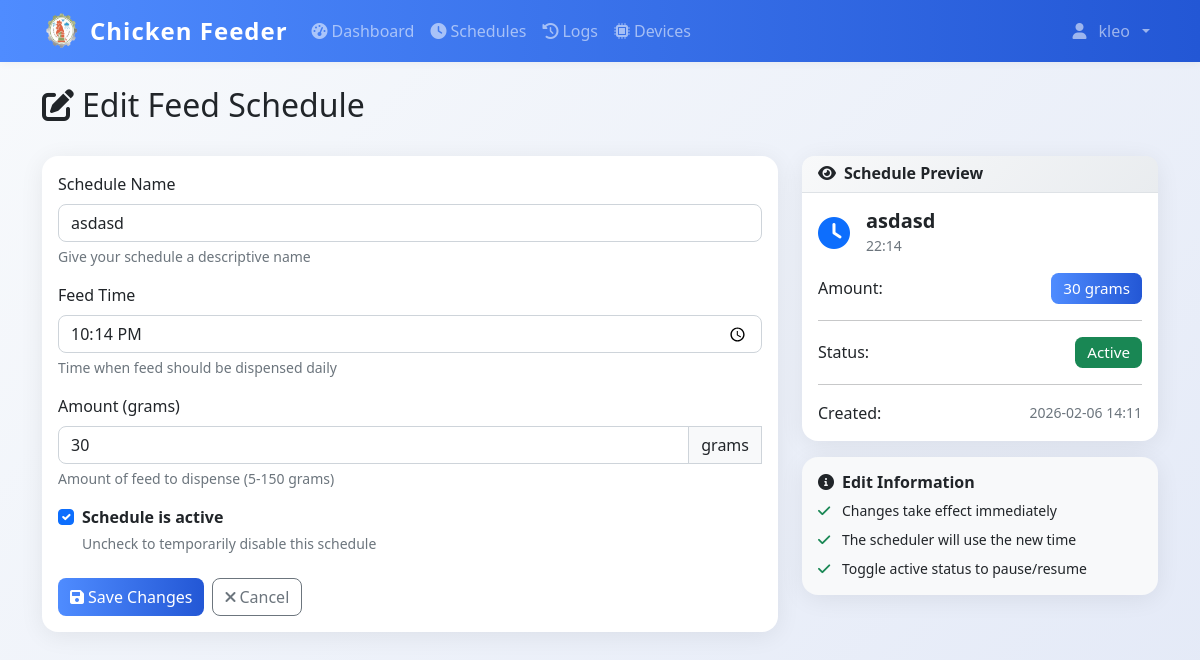
Page /schedules/1/edit (signed in) on the earlier database version.
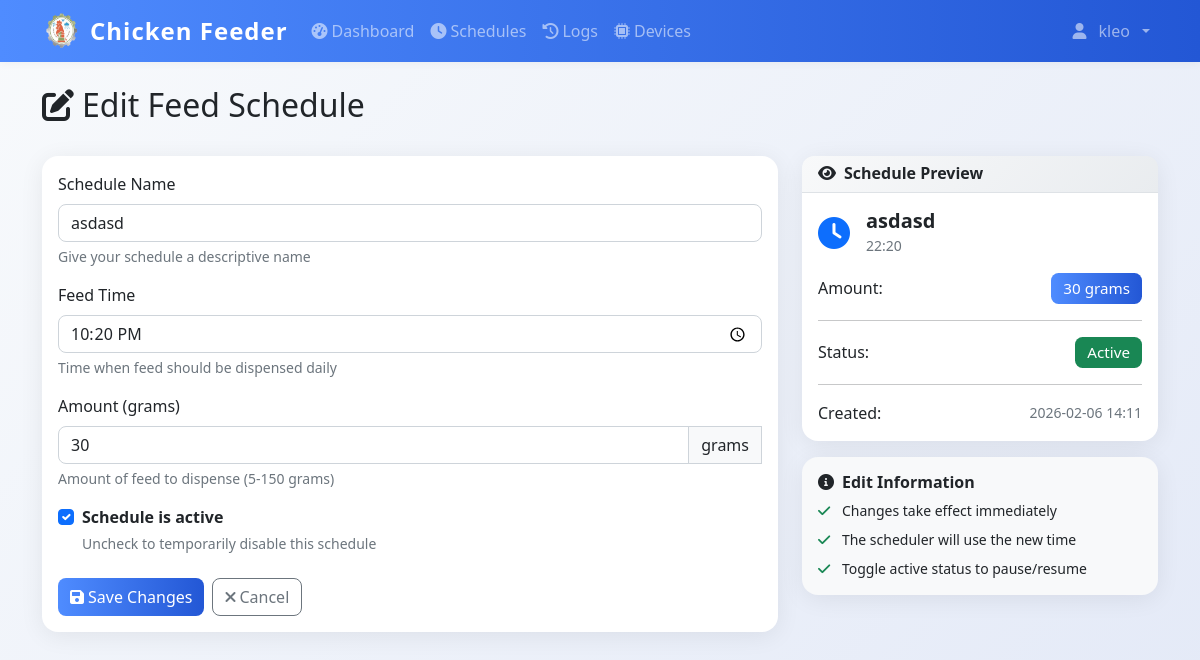
Same page on the later database version.
### models.py (models this page shows)
class FeedSchedule(db.Model):
    id = db.Column(db.Integer, primary_key=True)
    name = db.Column(db.String(100), nullable=False)
    feed_time = db.Column(db.Time, nullable=False)
    amount_grams = db.Column(db.Integer, nullable=False)
    is_active = db.Column(db.Boolean, default=True)
    created_by = db.Column(db.Integer, db.ForeignKey('user.id'), nullable=False)
    created_at = db.Column(db.DateTime, default=datetime.utcnow)
    user = db.relationship('User', backref=db.backref('schedules', lazy=True))

### app.py (the view, shortened to what this page needs)
@app.route('/schedules/<int:schedule_id>/edit', methods=['GET', 'POST'])
@login_required
def edit_schedule(schedule_id):
    from utils.validators import validate_schedule_name, validate_amount_grams, sanitize_string
    schedule = db.session.get(FeedSchedule, schedule_id)
    if not schedule:
        flash('Schedule not found', 'danger')
        return redirect(url_for('schedules'))
    if schedule.created_by != current_user.id:
        flash('Unauthorized', 'danger')
        return redirect(url_for('schedules'))
    return render_template('edit_schedule.html', schedule=schedule)

### app.py (called while the page is built)
@login_manager.user_loader
def load_user(user_id):
    return db.session.get(User, int(user_id))

@app.context_processor
def inject_datetime():
    return {'datetime': datetime}

@app.before_request
def restrict_admin_from_user_pages():
    if current_user.is_authenticated and getattr(current_user, 'is_admin', False):
        admin_paths = ['/admin', '/admin/', '/admin/dashboard', '/admin/config', '/admin/create', '/admin/feed-ratio']
        if not any(request.path.startswith(p) for p in admin_paths):
            if not request.path.startswith('/static') and not request.path.startswith('/logout'):
                return redirect(url_for('admin.dashboard'))

### templates/edit_schedule.html (shortened to what the changed rows need)
{% extends "base.html" %}
{% block content %}
<div class="container mt-4">
    <div class="row mb-4">
        <div class="col">
            <h1 class="h2">
                <i class="fas fa-edit me-2"></i>Edit Feed Schedule
            </h1>
        </div>
    </div>
    <div class="row">
        <div class="col-lg-8">
            <div class="card">
                <div class="card-body">
                    <form method="POST" id="schedule-form">
                        <div class="mb-3">
                            <label for="name" class="form-label">Schedule Name</label>
                            <input type="text" class="form-control" id="name" name="name"
                                value="{{ schedule.name }}"
                                placeholder="e.g., Morning Feed, Evening Feed" required>
                            <div class="form-text">Give your schedule a descriptive name</div>
                        </div>
                        <div class="mb-3">
                            <label for="feed_time" class="form-label">Feed Time</label>
                            <input type="time" class="form-control" id="feed_time" name="feed_time"
                                value="{{ schedule.feed_time.strftime('%H:%M') }}" required>
                            <div class="form-text">Time when feed should be dispensed daily</div>
                        </div>
                        <div class="mb-3">
                            <div class="input-group">
                                <input type="number" class="form-control" id="amount_grams" name="amount_grams"
                                    min="5" max="150" value="{{ schedule.amount_grams }}" required>
                                <span class="input-group-text">grams</span>
                            </div>
                        </div>
                        <div class="mb-4">
                            <div class="form-check">
                                <input class="form-check-input" type="checkbox" id="is_active" name="is_active"
                                    {% if schedule.is_active %}checked{% endif %}>
                                <label class="form-check-label" for="is_active">
                                    <strong>Schedule is active</strong>
                                </label>
                                <div class="form-text">Uncheck to temporarily disable this schedule</div>
                            </div>
                        </div>
                    </form>
                </div>
            </div>
        </div>
        <div class="col-lg-4">
            <div class="card">
                <div class="card-body">
                    <div class="d-flex align-items-center mb-3">
                        <div>
                            <h5 class="mb-0" id="preview-name">{{ schedule.name }}</h5>
                            <small class="text-muted" id="preview-time">{{ schedule.feed_time.strftime('%H:%M') }}</small>
                        </div>
                    </div>
                    <div class="d-flex justify-content-between align-items-center">
                        <span>Amount:</span>
                        <span class="badge bg-primary" id="preview-amount">{{ schedule.amount_grams }} grams</span>
                    </div>
                    <div class="d-flex justify-content-between align-items-center">
                        <span>Status:</span>
                        <span class="badge {{ 'bg-success' if schedule.is_active else 'bg-secondary' }}" id="preview-status">
                            {{ 'Active' if schedule.is_active else 'Inactive' }}
                        </span>
                    </div>
                    <div class="d-flex justify-content-between align-items-center">
                        <span>Created:</span>
                        <small class="text-muted">{{ schedule.created_at.strftime('%Y-%m-%d %H:%M') }}</small>
                    </div>
                </div>
            </div>
        </div>
    </div>
</div>
{% endblock %}

Differences in the rows shown:
changed FeedSchedule "asdasd": feed_time "22:14" → "22:20"
